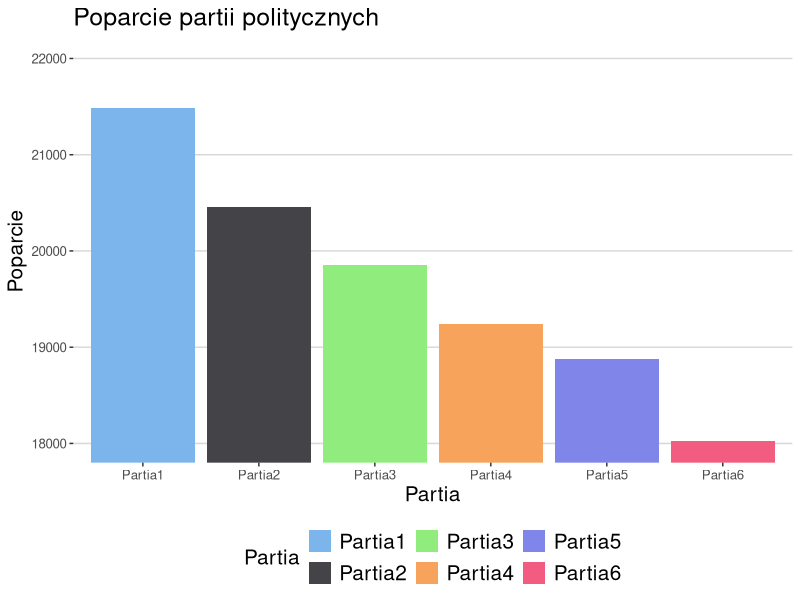
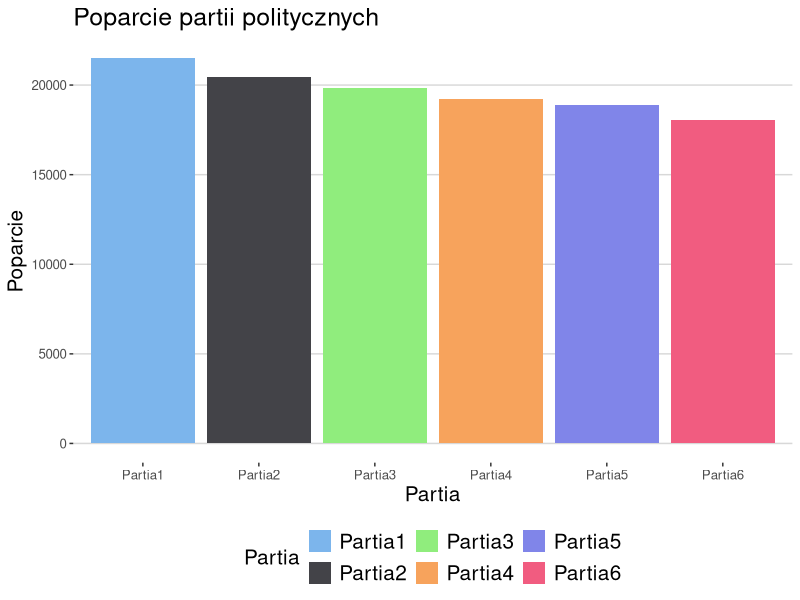
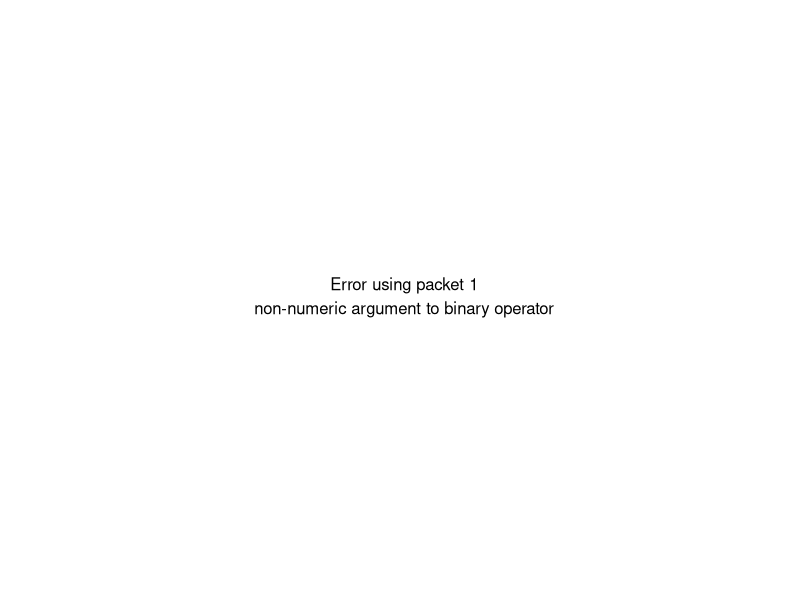
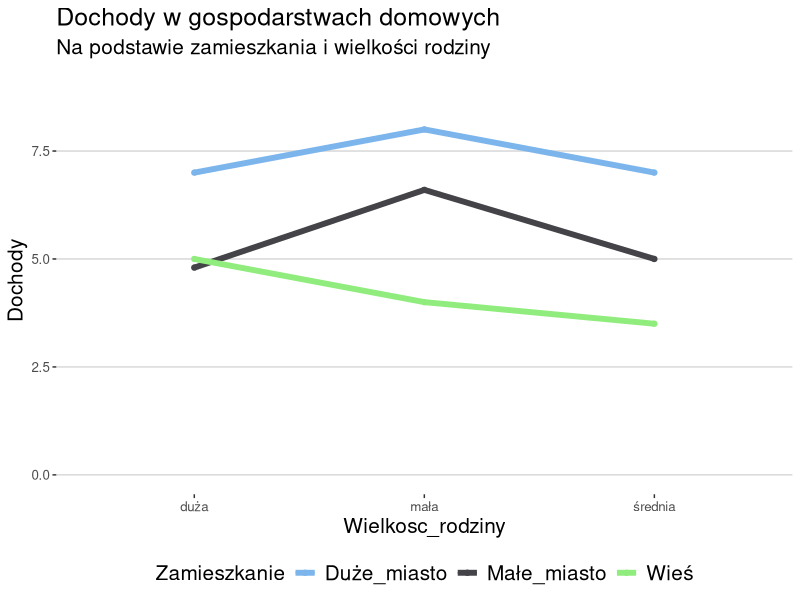
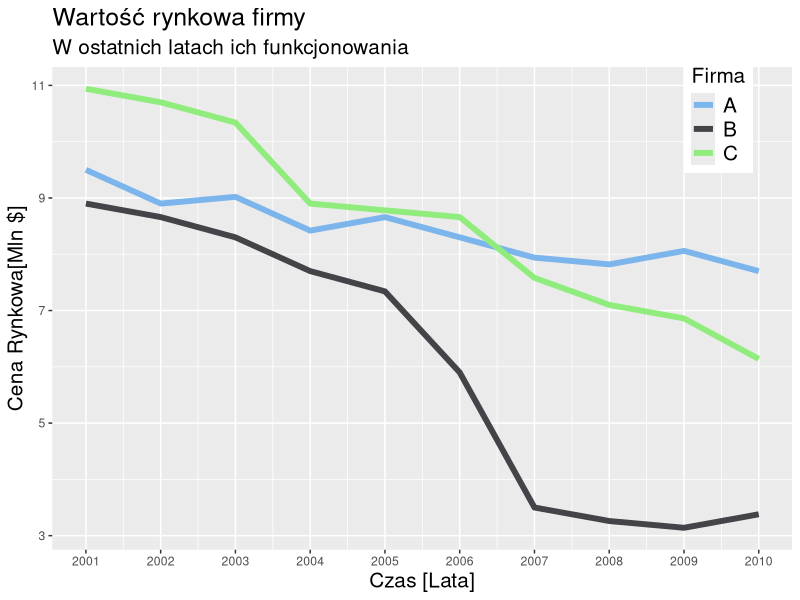

Write the R code that produced these figures, in order. (Note: this script raises an error after producing the figures.)
library(latticeExtra)
library(ggplot2)
library(ggthemes)

# 3. niepotrzebny trzeci wymiar w słupkowym

d <- read.table(text='Wielkosc_rodziny   Dochody     Zamieszkanie
   mała   8   Duże_miasto
   mała   4   Wieś
   mała   6.6   Małe_miasto
   średnia   7   Duże_miasto
   średnia   3.5   Wieś
   średnia   5   Małe_miasto
   duża  7   Duże_miasto
   duża  5   Wieś
   duża  4.8   Małe_miasto
   ', header=TRUE)

# Zły pryzkład

seven_bad <- cloud(Dochody~Wielkosc_rodziny+Zamieszkanie, d, panel.3d.cloud=panel.3dbars, col.facet='grey',
      xbase=0.2, ybase=0.4, scales=list(arrows=FALSE, col=1),
      par.settings = list(axis.line = list(col = "transparent")))

# Dobry przykład
seven_ok <- ggplot(d, aes(Wielkosc_rodziny, Dochody, group=Zamieszkanie, colour=Zamieszkanie)) +
  geom_line() +
  geom_point() +
  ylim(0.0, 9.0)+
  geom_line(size=2)+
  theme(legend.position = c(0.9, 0.9))+
  theme (
    legend.title = element_text(size=15),
    legend.text = element_text(size=15),
    title = element_text(size=15)
  )+
  labs(title="Dochody w gospodarstwach domowych",
       subtitle="Na podstawie zamieszkania i wielkości rodziny") +
   theme_hc() + scale_colour_hc()

# 4. ucięcie skali

dat <- read.table(text='Partia     Poparcie
   Partia1 21485
   Partia2 20453
   Partia3 19858
   Partia4 19240
   Partia5 18874
   Partia6 18024
   ', header=TRUE)



# Dobry przykład
eight_ok <- ggplot(dat, aes(x=Partia, y=Poparcie, fill=Partia)) +
  geom_bar(stat = "identity")+
  theme(legend.position = c(0.9, 0.9))+
  theme (
    legend.title = element_text(size=15),
    legend.text = element_text(size=15),
    title = element_text(size=15)
  )+
  labs(title="Poparcie partii politycznych") +
   theme_hc() + scale_fill_hc()
#Zły przykład
eight_bad <- ggplot(dat, aes(x=Partia, y=Poparcie, fill=Partia)) +
  geom_bar(stat = "identity")+
  theme(legend.position = c(0.9, 0.9))+
  theme (
    legend.title = element_text(size=15),
    legend.text = element_text(size=15),
    title = element_text(size=15)
  )+
  labs(title="Poparcie partii politycznych")+
  coord_cartesian(ylim=c(18000,22000)) +
   theme_hc() + scale_fill_hc()

# 5. zlewające się kolory

df <- read.table(text='Czas Firma Wartosc
   2001 A  9.5
   2002 A  8.9
   2003 A  9.02
   2004 A  8.42
   2005 A  8.66
   2006 A  8.3
   2007 A  7.94
   2008 A  7.82
   2009 A  8.06
   2010 A  7.7
   2001 B  8.9
   2002 B  8.66
   2003 B  8.3
   2004 B  7.7
   2005 B  7.34
   2006 B  5.9
   2007 B  3.5
   2008 B  3.26
   2009 B  3.14
   2010 B  3.38
   2001 C  10.94
   2002 C  10.7
   2003 C  10.34
   2004 C  8.9
   2005 C  8.78
   2006 C  8.66
   2007 C  7.58
   2008 C  7.1
   2009 C  6.86
   2010 C  6.14
   ', header=TRUE)

# Dobry przykład
six_ok <- ggplot(df, aes(x=Czas, y=Wartosc, group=Firma, colour=Firma)) +
    geom_line(size=2)+
    theme(legend.position = c(0.9, 0.9))+
    theme (
      legend.title = element_text(size=15),
      legend.text = element_text(size=15),
      title = element_text(size=15)
    )+
    labs(x="Czas [Lata]",
         y="Cena Rynkowa[Mln $]",
         title="Wartość rynkowa firmy",
         subtitle="W ostatnich latach ich funkcjonowania")+
    scale_x_continuous(breaks=c(2001:2010)) + scale_colour_hc()
# Zły przykład
six_bad <- p +  scale_color_hue(l=2, c=12)
